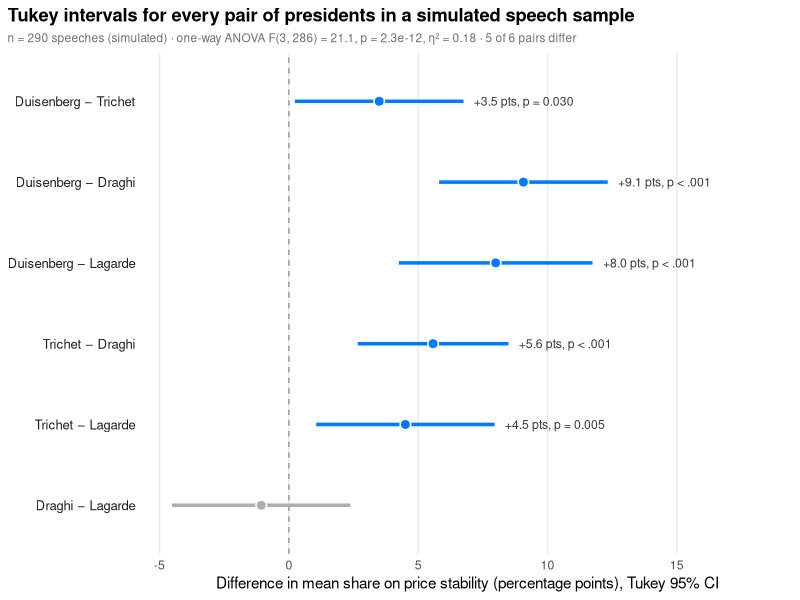

The R source for this figure:
# Tukey HSD intervals: the R equivalent of plot.py
# Simulated data, set in the context of Sanger & Warin (2020) [sanger2020ecb]
# R and NumPy draw different random numbers, so the values differ slightly from the Python figure.
library(ggplot2)

set.seed(2020)

# Data: % of each speech on price stability, by ECB president (mean, SD, number of speeches)
spec <- data.frame(president = c("Duisenberg", "Trichet", "Draghi", "Lagarde"),
                   mean = c(22, 19, 14, 16), sd = c(7, 7, 6, 7), speeches = c(60, 90, 90, 50))
d <- data.frame(president = factor(rep(spec$president, spec$speeches), levels = spec$president),
                share = pmin(pmax(rnorm(sum(spec$speeches), rep(spec$mean, spec$speeches),
                                        rep(spec$sd, spec$speeches)), 0), 100))

# One-way ANOVA, then Tukey HSD on all 6 pairs
fit <- aov(share ~ president, data = d)
tab <- summary(fit)[[1]]
Fv <- tab[["F value"]][1]
k <- nlevels(d$president)
n <- nrow(d)
eta2 <- Fv * (k - 1) / (Fv * (k - 1) + n - k)
res <- as.data.frame(TukeyHSD(fit)$president)
# TukeyHSD() reports "later − earlier" president; flip to read "earlier − later"
pair <- do.call(rbind, strsplit(rownames(res), "-"))
res <- data.frame(label = paste(pair[, 2], "−", pair[, 1]), diff = -res$diff, low = -res$upr,
                  high = -res$lwr, p_adj = res[["p adj"]])
res$label <- factor(res$label, levels = rev(res$label))        # first pair on top
res$reject <- res$p_adj < 0.05
res$direction <- ifelse(!res$reject, "none", ifelse(res$diff > 0, "higher", "lower"))
res$note <- sprintf("%+.1f pts, %s", res$diff,
                    ifelse(res$p_adj < 0.001, "p < .001", sprintf("p = %.3f", res$p_adj)))

p <- ggplot(res, aes(diff, label, colour = direction)) +
  geom_vline(xintercept = 0, colour = "#8E8E93", linewidth = 0.45, linetype = "dashed") +
  geom_linerange(aes(xmin = low, xmax = high), linewidth = 1.2) +
  geom_point(aes(fill = direction), shape = 21, size = 3, colour = "white", stroke = 0.8) +
  geom_text(data = res[res$reject, ], aes(x = high, label = note), hjust = 0, nudge_x = 0.4,
            size = 3.1, colour = "#3A3A3C") +
  scale_colour_manual(values = c(none = "#AEAEB2", higher = "#007AFF", lower = "#FF9500"),
                      aesthetics = c("colour", "fill"), guide = "none") +
  scale_x_continuous(limits = c(NA, max(res$high) + 6)) +
  labs(title = "Tukey intervals for every pair of presidents in a simulated speech sample",
       subtitle = sprintf(paste("n = %d speeches (simulated) · one-way ANOVA F(%d, %d) = %.1f, p = %.1e,",
                                "η² = %.2f · %d of %d pairs differ"),
                          n, k - 1, n - k, Fv, tab[["Pr(>F)"]][1], eta2, sum(res$reject), nrow(res)),
       x = "Difference in mean share on price stability (percentage points), Tukey 95% CI",
       y = NULL) +
  theme_minimal(base_size = 11) +
  theme(plot.title = element_text(face = "bold"),
        plot.title.position = "plot",
        plot.subtitle = element_text(size = 8.5, colour = "#6E6E73"),
        axis.text.y = element_text(colour = "#1D1D1F", size = 9.5),
        panel.grid.minor = element_blank(), panel.grid.major.y = element_blank())
print(p)
